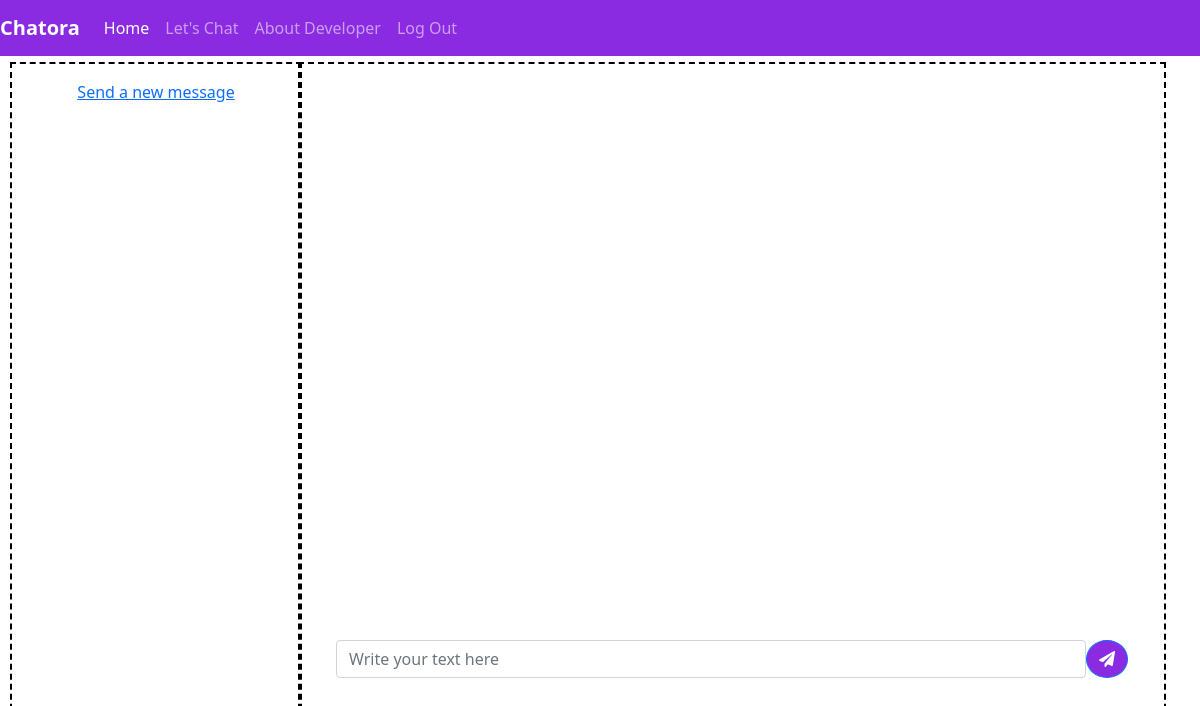
The app's page /chat/ (signed in), older data.
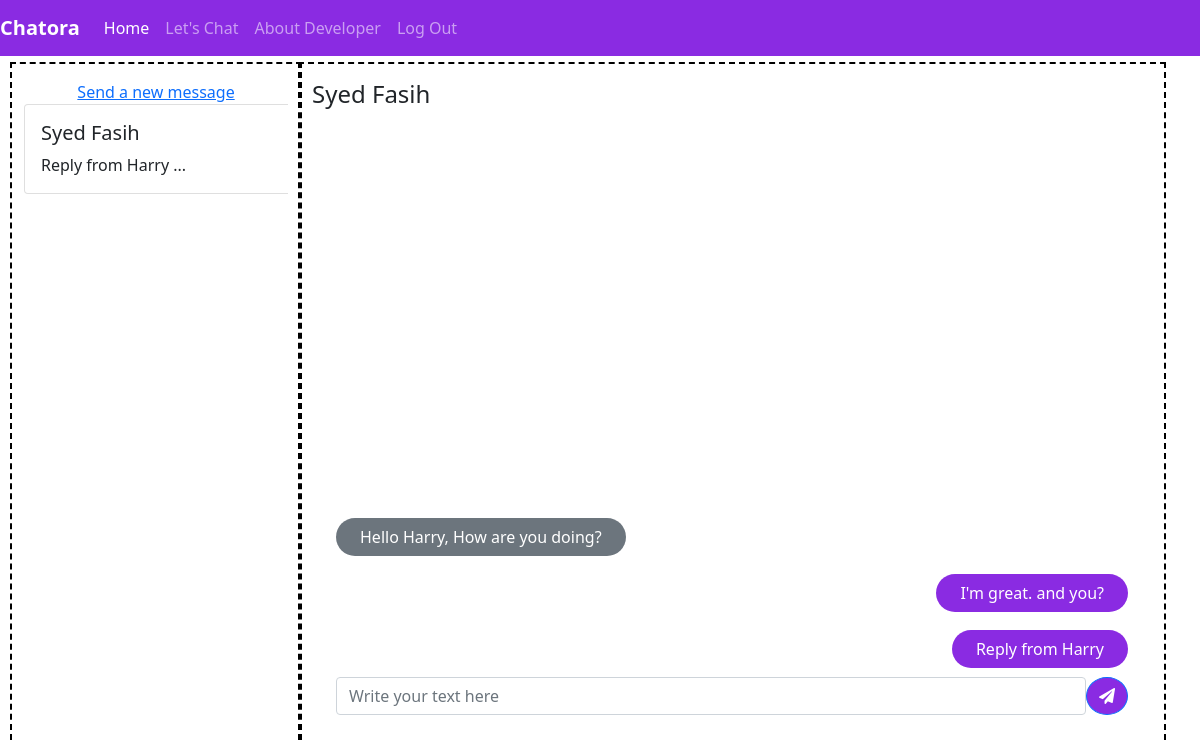
The same page, newer data.
### chat/models.py (models this page shows, shortened)
class User(AbstractUser):
    pass

class Conversation(models.Model):
    participants = models.ManyToManyField(User,related_name='participant')
    Messages = models.ManyToManyField(Message,related_name='texts')
    Last_Updated = models.DateTimeField(auto_now=True)

class Message(models.Model):
    Text = models.CharField(max_length=200)
    From = models.ForeignKey(User,on_delete=models.CASCADE,related_name='sender')

### chat/views.py (the view)
# urls.py: path('chat/',views.messages,name='messages'),
@login_required
def messages(request):
    user = request.user
    conv_id = request.POST.get('conv_id')
    con = Conversation.objects.filter(participants=user).order_by('-Last_Updated')
    if conv_id == "" or conv_id == None:
        try:
            latest = con[0].id
        except IndexError:
            latest = ""
    else:
        latest = int(conv_id)
    if type(latest) is not str:
        disp_msgs = Conversation.objects.get(pk=latest).Messages.order_by('-id')
    else:
        disp_msgs = None
    return render(request,'chat/messages.html',{'all_conversations':con,'disp_msgs':disp_msgs})

### chat/templates/chat/messages.html (shortened to what this page needs)
{% extends 'chat/base.html' %}
{% block all_chats %}
    <div class="my-3">
    <div class="my-3" style="height: 75vh">
    <div id="all_messages" style="height: inherit; overflow-y: auto; display: flex; flex-direction: column; ">
    <a class="text-center" href="#">Send a new message</a>
        {% for each_conv in all_conversations %}
        <div class="card" style="width: 18rem;">
  <div class="card-body">
    <h5 class="card-title">
        {% for participant_name in each_conv.participants.all %}
            {% if participant_name != user %}
            {{ participant_name.first_name }}
            {% endif %}
        {% endfor %}
    </h5>
    <p class="card-text">{{each_conv.Messages.last.Text |slice:":17" }} ...</p>
        </div>
        </div>
        {% endfor %}
    </div>
    </div>
    </div>
{% endblock %}
{% block conversation %}
    <div class="my-3" style="height: 70vh">
    <h4>
        {% for participant_name in all_conversations.first.participants.all %}
            {% if participant_name != user %}
            {{ participant_name.first_name }}
            {% endif %}
        {% endfor %}
    </h4>
    <div id="messages" style="height: inherit; overflow-y: auto; display: flex; flex-direction: column-reverse; ">
    {% for eachMsg in disp_msgs %}
        {% if not eachMsg.From == user %}
        <div class="container my-3 text-white">
            <span class="bg-secondary container py-2" style="border-radius: 50px;">{{ eachMsg.Text }}</span>
        </div>
        {% else %}
        <div class="container my-3 text-white" style="text-align: right;">
            <span class="bg-primary container py-2" style="border-radius: 50px;">{{ eachMsg.Text }}</span>
        </div>
        {% endif %}
        {% endfor %}
    </div>
        <div class="container">
    <form class="d-flex">
    <input type="text" id="{{ all_conversations.first.id }}" class="form-control msg" name="txt" placeholder="Write your text here">
    <button class="btn btn-primary" class="send" type="submit" style="border-radius: 100%;"><i class="fas fa-paper-plane"></i></button>
    </form>
        </div>
    </div>
{% endblock %}

Row changes from the older to the newer data that the page shows:
added Conversation: Messages.last.Text "Reply from Harry"
now on this page (row edited): User: first_name "Syed Fasih"
added Message: Text "Reply from Harry"
added Message: Text "I'm great. and you?"
added Message: Text "Hello Harry, How are you doing?"
